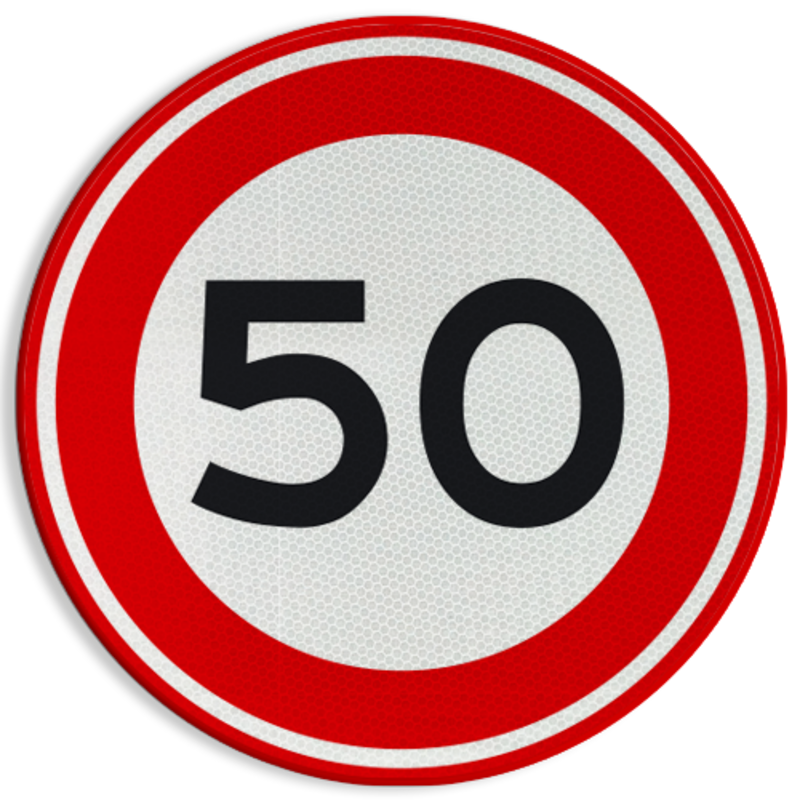
#> input picture sign_recognition/data/sign50/verkeersbord-rvv-a01-050-maximum-snelheid-50-kmh.png, 800 x 800 px, found by its file name; its folder holds 2 pictures in this run
$ python extract.py
#> lines starting #> are read from the running program, lines starting #| are printed output that depends on the picture; after the words box and inside, x2 and y2 are one past the last pixel; in counts of white or black regions, pixels touching at a corner belong together; long printed decimals are rounded
### sign_recognition/segment.py
import os
import glob
import cv2 as cv
import numpy as np

def maskSignBG(img):
    img_hsv = cv.cvtColor(img, cv.COLOR_RGB2HSV)

    light_red = (70,0,0)
    dark_red = (255,255,255)

    mask = ~cv.inRange(img, light_red, dark_red)
    return mask


# [29 lines that do not run on import are left out]

### sign_recognition/extract.py
import os
import glob
import cv2 as cv
import numpy as np
from segment import maskSignBG


def getLargestContour(img_BW):
    """ Return largest contour in foreground as an nd.array """
    contours, hier = cv.findContours(img_BW.copy(), cv.RETR_EXTERNAL,
                                     cv.CHAIN_APPROX_SIMPLE)
    contour = max(contours, key=cv.contourArea)

    return np.squeeze(contour)


def getContourExtremes(contour):
    """ Return contour extremes as an tuple of 4 tuples """
    # determine the most extreme points along the contour
    left = contour[contour[:, 0].argmin()]
    right = contour[contour[:, 0].argmax()]
    top = contour[contour[:, 1].argmin()]
    bottom = contour[contour[:, 1].argmax()]

    return np.array((left, right, top, bottom))


def getConvexityDefects(contour):
    """ Return convexity defects in a contour as an nd.array """
    hull = cv.convexHull(contour, returnPoints=False)
    defects = cv.convexityDefects(contour, hull)
    if defects is not None:
        defects = defects.squeeze()

    return defects


def getSimpleContourFeatures(contour):
    """ Return some simple contour features
        See https://opencv-python-tutroals.readthedocs.io/en/latest/py_tutorials/py_imgproc/py_contours/py_contour_properties/py_contour_properties.html
    """
    area = cv.contourArea(contour)
    perimeter = cv.arcLength(contour, True)
    x, y, w, h = cv.boundingRect(contour)
    aspect_ratio = float(w) / h
    rect_area = w * h
    extent = float(area) / rect_area
    features = np.array((area, perimeter, aspect_ratio, extent))

    return (features)


def getContourFeatures(contour):
    """ Return some contour features
    """
    # basic contour features
    area = cv.contourArea(contour)
    perimeter = cv.arcLength(contour, True)
    extremePoints = getContourExtremes(contour)

    # get contour convexity defect depths
    # see https://docs.opencv.org/2.4/modules/imgproc/doc/structural_analysis_and_shape_descriptors.html
    defects = getConvexityDefects(contour)

    defect_depths = defects[:, -1] / 256.0 if defects is not None else np.zeros((6, 1))

    # select only the 6 largest depths
    defect_depths = np.flip(np.sort(defect_depths))[0:6]

    # compile a feature vector
    features = np.append(defect_depths, (area, perimeter))

    return (features, defects)


def getHuMoments(moments):
    """ Return scaled Hu Moments """
    huMoments = cv.HuMoments(moments)
    scaled_huMoments = -1.0 * np.sign(huMoments) * np.log10(abs(huMoments))

    return np.squeeze(scaled_huMoments)


def getBlobFeatures(img_BW):
    """ Asssuming a BW image with a single white blob on a black background,
        return some blob features.
    """
    # scaled invariant moments
    moments = cv.moments(img_BW)
    scaled_huMoments = getHuMoments(moments)

    # blob centroid
    centroid = (int(moments['m10'] / moments['m00']),
                int(moments['m01'] / moments['m00']))

    # compile a feature vector
    features = np.append(scaled_huMoments, centroid)

    return features


if __name__ == "__main__":
    """ Test feature extraction functions"""
    filename = r'C:\Users\bassc\PycharmProjects\sign_recognition\data\sign50\verkeersbord-rvv-a01-050-maximum-snelheid-50-kmh.png'
    #filename = r'C:\Users\bassc\Github\EVD3_project_Bas_Robin\sign_recognition\data\sign50\verkeersbord-rvv-a01-50s-maximum-snelheid-50-km-h.png'

    # load image and blur a bit to suppress noise
    img = cv.imread(filename)
#> img is the input picture: shape (800, 800, 3); mean B, G, R 144.6, 144.6, 205.3
    img = cv.blur(img, (3, 3))

    # mask background
    img_BW = maskSignBG(img)
#> in maskSignBG, `img_hsv = cv.cvtColor(img, cv.COLOR_RGB2HSV)`: img_hsv: shape (800, 800, 3); mean H, S, V 63.9, 83.1, 206.4
#> in maskSignBG, `mask = ~cv.inRange(img, light_red, dark_red)`:
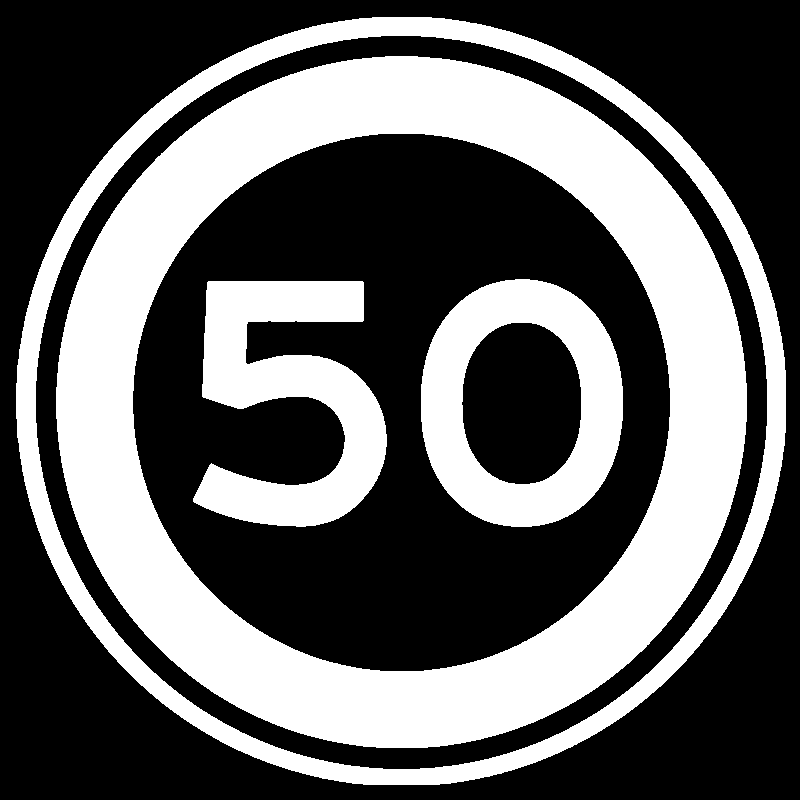
#> mask: shape (800, 800); 38.2% white; 4 white regions, box (x1, y1, x2, y2) and area: (56, 56, 747, 748) 148970, (16, 17, 786, 785) 45132, (193, 281, 387, 527) 25351, (421, 279, 623, 527) 24936

    # perform a series of erosions and dilations to remove any small regions of noise
    img_BW = cv.erode(img_BW, None, iterations=2)
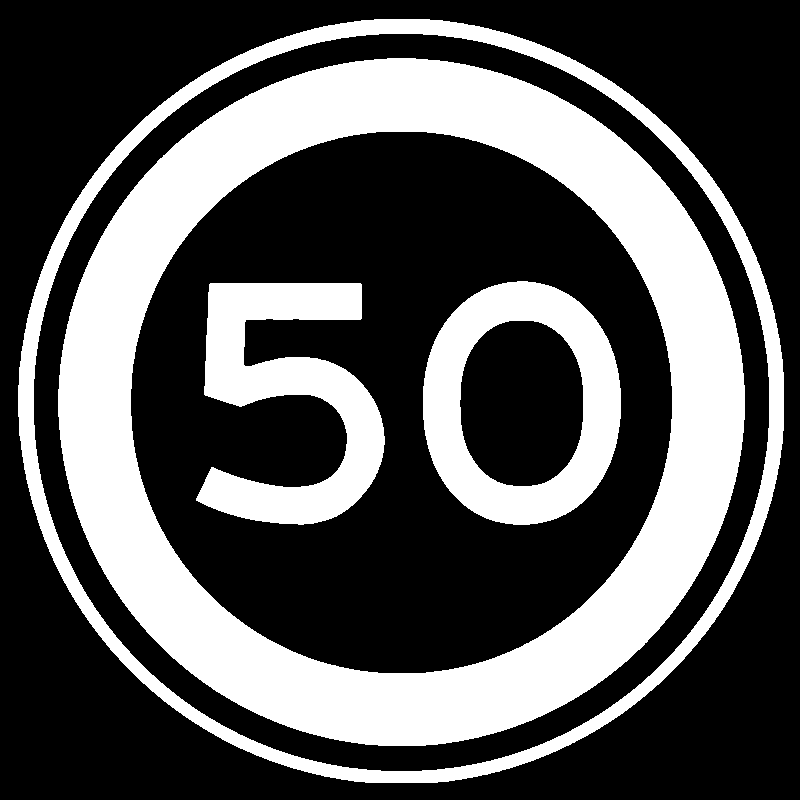
#> img_BW: shape (800, 800); 33.9% white; 4 white regions, box (x1, y1, x2, y2) and area: (58, 58, 745, 746) 139142, (18, 19, 784, 783) 33124, (196, 283, 385, 525) 22386, (423, 281, 621, 525) 22016
    img_BW = cv.dilate(img_BW, None, iterations=2)
#> img_BW: shape (800, 800); 38.2% white; 4 white regions

    cv.imshow("Segmented image", img_BW)

    # extract features
    features = getBlobFeatures(img_BW)
#> in getBlobFeatures, `moments = cv.moments(img_BW)`: moments = moments, m00 62316900, centre m10/m00, m01/m00 = (401.7, 399.4)
#> in getHuMoments, `huMoments = cv.HuMoments(moments)`: huMoments = [0.00143, 1.66e-09, 1.83e-14, 5.11e-14, 1.56e-27, -1.33e-18, -1.41e-28]
#> in getHuMoments, `scaled_huMoments = -1.0 * np.sign(huMoments) * np.log10(abs(huMoments))`: scaled_huMoments = [2.84, 8.78, 13.74, 13.29, 26.81, -17.88, -27.85]
#> in getBlobFeatures, `centroid = (int(moments['m10'] / moments['m00']), int(moments['m01'] /..`: centroid = (401, 399)
#> in getBlobFeatures, `features = np.append(scaled_huMoments, centroid)`: features = [2.84, 8.78, 13.74, 13.29, 26.81, -17.88, -27.85, 401, 399]
    print("[INFO] blob features: {}".format(features))
#| [INFO] blob features: [  2.845   8.780  13.736  13.292  26.808
#|  -17.876 -27.851 401.         399.        ]

    # find largest contour
    contour = getLargestContour(img_BW)
#> in getLargestContour, `contours, hier = cv.findContours(img_BW.copy(), cv.RETR_EXTERNAL, cv.C..`: contours = 1 contour; box (x1, y1, x2, y2) and area: (16, 17, 786, 785) 465160
#> in getLargestContour, `contour = max(contours, key=cv.contourArea)`: contour = contour of 1074 points, box (x1, y1, x2, y2) (16, 17, 786, 785), area 465160
#> contour = 1074 pairs, first value 16 to 785, second value 17 to 784

    # extract features
    features, defects = getContourFeatures(contour)
#> in getContourFeatures, `area = cv.contourArea(contour)`: area = 465159.5
#> in getContourFeatures, `perimeter = cv.arcLength(contour, True)`: perimeter = 2547.7
#> in getContourExtremes, `left = contour[contour[:, 0].argmin()]`: left = [16, 383]
#> in getContourExtremes, `right = contour[contour[:, 0].argmax()]`: right = [785, 432]
#> in getContourExtremes, `top = contour[contour[:, 1].argmin()]`: top = [372, 17]
#> in getContourExtremes, `bottom = contour[contour[:, 1].argmax()]`: bottom = [363, 784]
#> in getContourFeatures, `extremePoints = getContourExtremes(contour)`: extremePoints = [[16, 383], [785, 432], [372, 17], [363, 784]]
#> in getConvexityDefects, `hull = cv.convexHull(contour, returnPoints=False)`: hull = 159 values, max 1073 at index 0, min 0 at index 158, mean 540.4
#> in getConvexityDefects, `defects = cv.convexityDefects(contour, hull)`: defects = 151 rows, first 6: [0, 2, 1, 236], [2, 8, 3, 217], [8, 12, 11, 253], [12, 14, 13, 201], [14, 18, 17, 222], [18, 24, 21, 225]
#> in getContourFeatures, `defect_depths = defects[:, -1] / 256.0 if defects is not None else np...`: defect_depths = 151 values, max 1.13 at index 40, min 0.445 at index 12, mean 0.785
#> in getContourFeatures, `defect_depths = np.flip(np.sort(defect_depths))[0:6]`: defect_depths = [1.13, 1.12, 1.07, 1.05, 1.05, 0.988]
#> in getContourFeatures, `features = np.append(defect_depths, (area, perimeter))`: features = [1.13, 1.12, 1.07, 1.05, 1.05, 0.988, 465159.5, 2547.7]
    print("[INFO] contour features: {}".format(features))
#| [INFO] contour features: [1.13281250e+00 1.11718750e+00 1.07421875e+00 1.05468750e+00
#|  1.05468750e+00 9.88281250e-01 4.65159500e+05 2.54772112e+03]

    # draw the outline of the object
    cv.drawContours(img, [contour], -1, (0, 255, 0), 2)
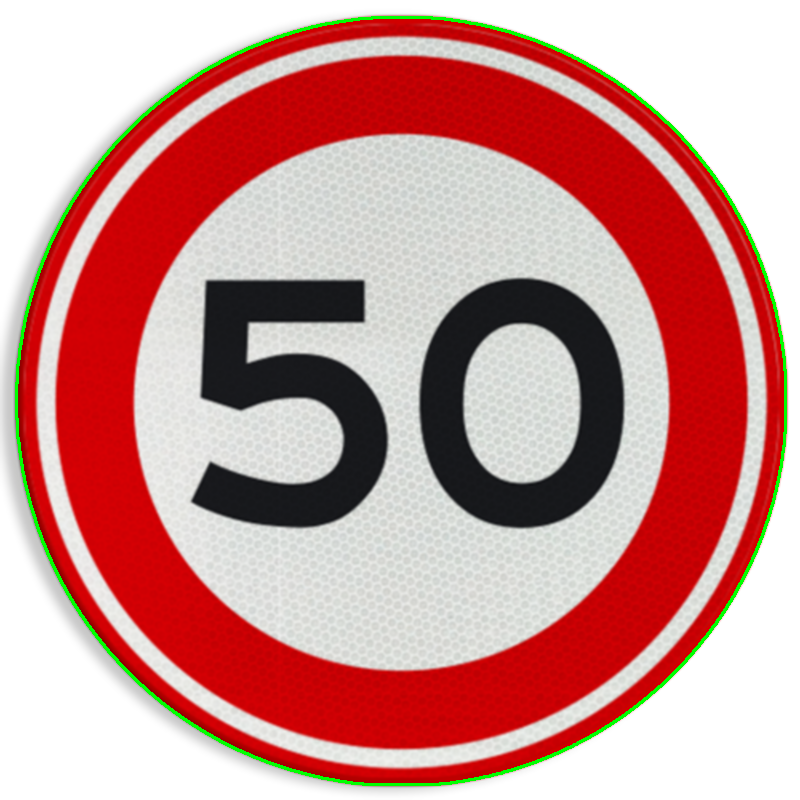
#> img: shape (800, 800, 3); mean B, G, R 143.9, 147.2, 202.9

    # point out hull defects
    if defects is not None:
        for s, e, f, d in defects:
            start = tuple(contour[s])
            end = tuple(contour[e])
            far = tuple(contour[f])
            cv.line(img, start, end, [0, 255, 255], 2)
            cv.circle(img, far, 5, [0, 0, 255], -1)
#> this loop made 151 passes
#> (s, e, f, d, start, end, far) on passes 1 to 3: (0, 2, 1, 236, (372, 17), (359, 18), (371, 18)), (2, 8, 3, 217, (359, 18), (338, 21), (358, 19)), (8, 12, 11, 253, (338, 21), (326, 23), (332, 23))
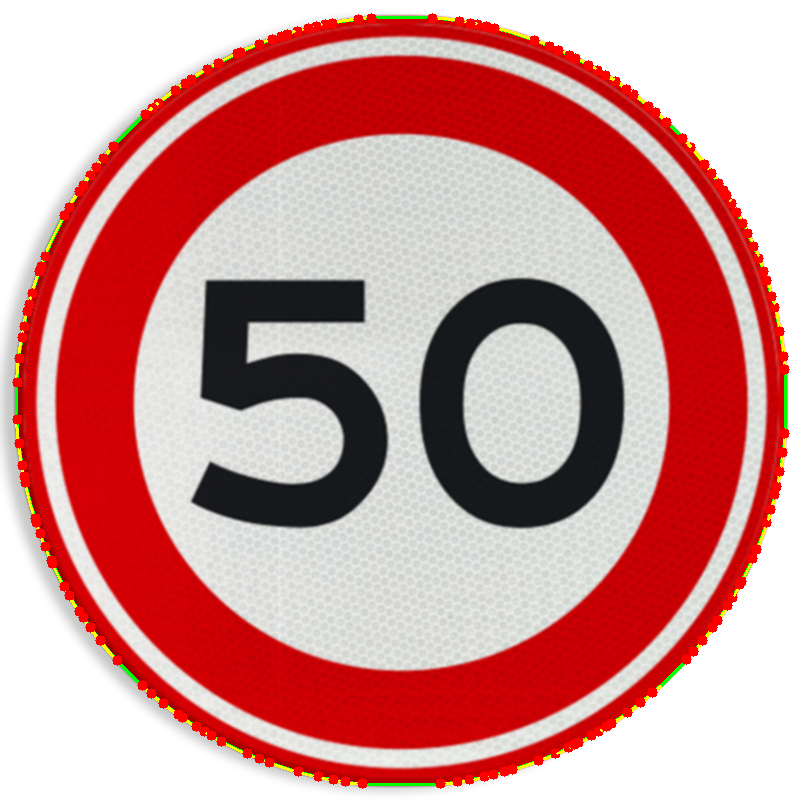
#> img: shape (800, 800, 3); 2.14% of pixels changed, all inside (x1, y1, x2, y2) = (12, 13, 790, 789)

    # show result
    cv.imshow("image", img)
